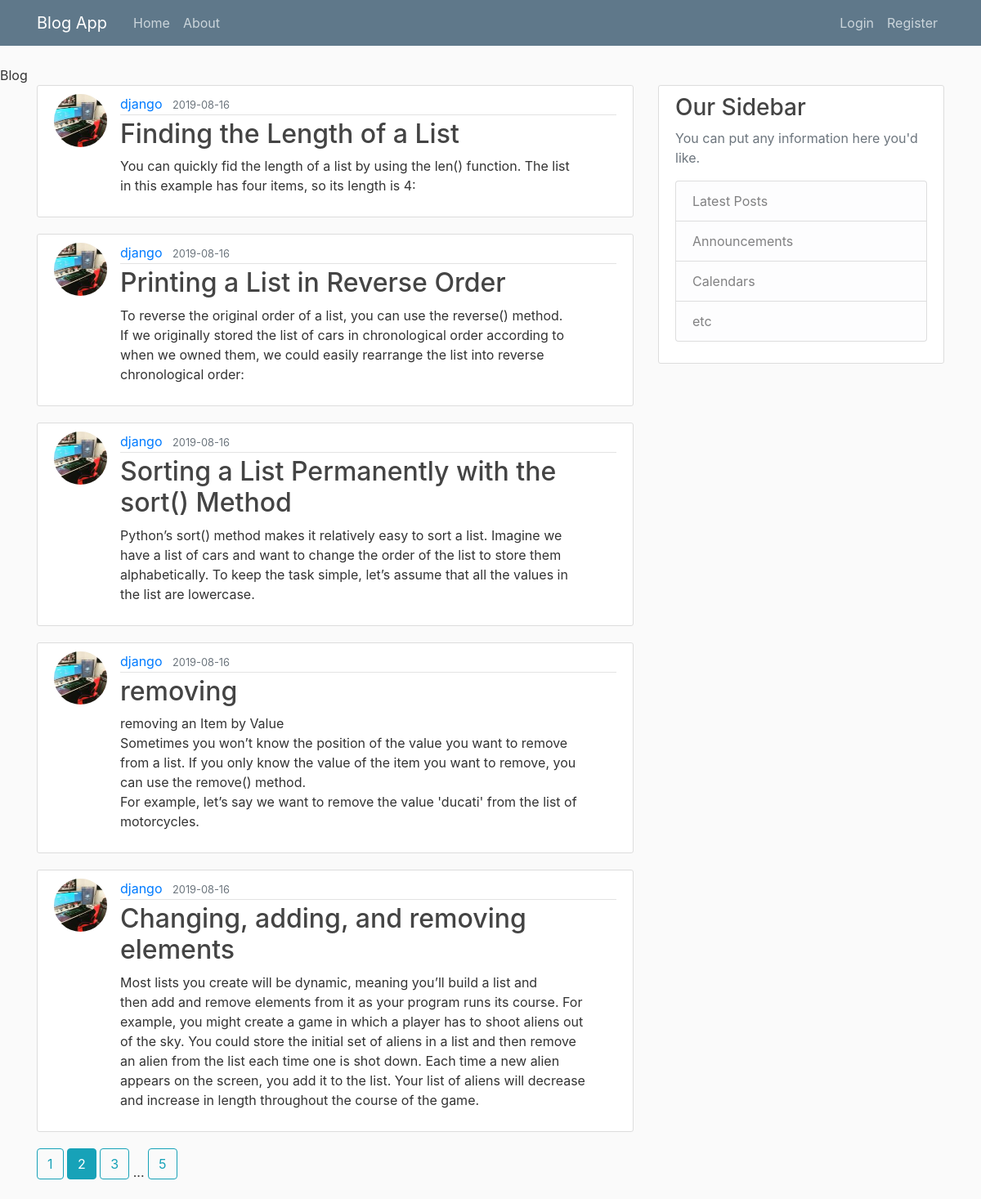
The page /home?page=2 on the database its author committed.
### flaskblog/models.py (models this page shows, shortened)
class Post(db.Model):
    id = db.Column(db.Integer, primary_key=True)
    title = db.Column(db.String(100), nullable=False)
    date_posted = db.Column(db.DateTime, nullable=False, default=datetime.utcnow)
    content = db.Column(db.Text, nullable=False)
    user_id = db.Column(db.Integer, db.ForeignKey('user.id'), nullable=False)

class User(db.Model, UserMixin):
    id = db.Column(db.Integer, primary_key=True)
    username = db.Column(db.String(20), unique=True, nullable=False)
    email = db.Column(db.String(120), unique=True, nullable=False)
    image_file =  db.Column(db.String(20), nullable=False, default= 'default.jpg')
    password = db.Column(db.String(60), nullable=False)
    posts = db.relationship('Post', backref='author', lazy=True)

### flaskblog/main/routes.py (the view)
@main.route('/')
@main.route('/home')
def home():
    page = request.args.get('page',1,type=int)
    posts = Post.query.order_by(Post.date_posted.desc()).paginate(page=page, per_page=5 )
    return render_template('home.html', posts=posts)

### flaskblog/templates/home.html
{% extends "layout.html" %}
{% block content %}
    {% for post in posts.items %}
        <article class="media content-section">
          <img class="rounded-circle article-img" src="{{ url_for('static', filename='profile_pix/' + post.author.image_file) }}" alt="">
            <div class="media-body">
              <div class="article-metadata">
                <a class="mr-2" href="{{ url_for('users.user_posts', username=post.author.username) }}">{{ post.author.username }}</a>
                <small class="text-muted">{{ post.date_posted.strftime('%Y-%m-%d') }}</small>
              </div>
              <h2><a class="article-title" href="{{ url_for('posts.post', post_id=post.id) }}">{{ post.title }}</a></h2>
              <p class="article-content">{{ post.content }}</p>
            </div>
          </article>
    {% endfor %}
    {% for page_num in posts.iter_pages(left_edge=1, right_edge=1, left_current=1, right_current=2 ) %}
      {% if page_num %}
        {% if posts.page == page_num %}
          <a class="btn btn-info mb-4" href="{{ url_for('main.home', page=page_num) }}">{{ page_num }}</a>
        {% else %}
          <a class="btn btn-outline-info mb-4" href="{{ url_for('main.home', page=page_num) }}">{{ page_num }}</a>
        {% endif %}
      {% else %}
        ...
      {% endif %}
    {% endfor %}
{% endblock %}

### flaskblog/static/main.css (style rules this page uses)
body { background: #fafafa; color: #333333; margin-top: 5rem; }
h1, h2, h3, h4, h5, h6 { color: #444444; }
.content-section { background: #ffffff; padding: 10px 20px; border: 1px solid #dddddd; border-radius: 3px; margin-bottom: 20px; }
.article-title { color: #444444; }
.article-content { white-space: pre-line; }
.article-img { height: 65px; width: 65px; margin-right: 16px; }
.article-metadata { padding-bottom: 1px; margin-bottom: 4px; border-bottom: 1px solid #e3e3e3 }

### rows shown on the page
Post: image_file (picture), author.username "django", date_posted "2019-08-16", title "Finding the Length of a List", content "You can quickly fid the length of a list by using the len() function. The list in this example has four items, so its length is 4:"
Post: image_file (picture), author.username "django", date_posted "2019-08-16", title "Printing a List in Reverse Order", content "To reverse the original order of a list, you can use the reverse() method. If we originally stored the list of cars in chronological order according to when we owned them, we could easily rearrange the list into reverse chronological order:"
Post: image_file (picture), author.username "django", date_posted "2019-08-16", title "Sorting a List Permanently with the sort() Method", content "Python’s sort() method makes it relatively easy to sort a list. Imagine we have a list of cars and want to change the order of the list to store them alphabetically. To keep the task simple, let’s assume that all the values in the list are lowercase."
Post: image_file (picture), author.username "django", date_posted "2019-08-16", title "removing", content "removing an Item by Value Sometimes you won’t know the position of the value you want to remove from a list. If you only know the value of the item you want to remove, you can use the remove() method. For example, let’s say we want to remove the value 'ducati' from the list of motorcycles."
Post: image_file (picture), author.username "django", date_posted "2019-08-16", title "Changing, adding, and removing elements", content "Most lists you create will be dynamic, meaning you’ll build a list and then add and remove elements from it as your program runs its course. For example, you might create a game in which a player has to shoot aliens out of the sky. You could store the initial set of aliens in a list and then remove an alien from the list each time one is shot down. Each time a new alien appears on the screen, you add it to the list. Your list of aliens will decrease and increase in length throughout the course of the game."

### other values the page prints
{{ page_num }} "1" "3" "5"
{{ page_num }} "2"
